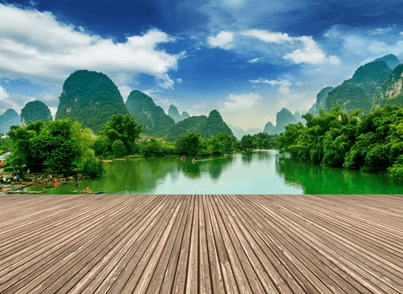
#> input picture opencv/Assets/Scenery.png, 403 x 294 px
$ jupyter execute 03_Intro_to_Matplotlib.ipynb
#> lines starting #> are read from the running program, lines starting #| are printed output that depends on the picture
# Welcome to the tutorial on Matplotlib

---

### In this document, we'll talk about the following:
- Matplotlib

## Matplotlib

[Matplotlib](https://matplotlib.org/) is a comprehensive library primarily used for creating static, animated, and interactive visualizations.
We generally import Matplotlib with the following line:

[cell 1]
from matplotlib import pyplot as plt

We also include OpenCV and NumPy packages here:

[cell 2]
import numpy as np
import cv2

### Some frequently used functions are:

#### `plt.plot([x], y [,fmt])`
##### Parameters
**x(Optional)**: X coordinates of the plot points
**y**: Y coordinates of the plot points
**fmt(Optional)**: Format strings to format the look of the graph

[cell 3]
plt.plot([2,4,8,16,32,64])
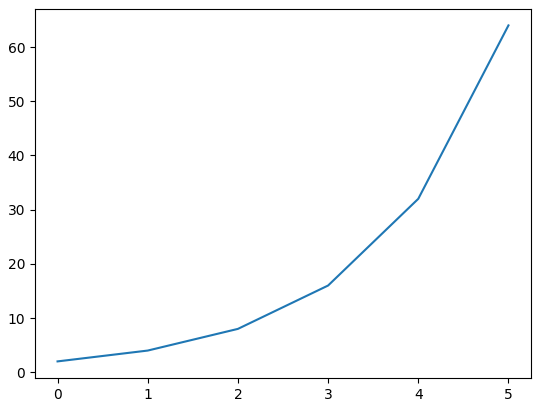
#> figure drawn by matplotlib, 1 panel

We can use Line2D properties for more control on the appearance. Some useful Line2D properties are:

|        Property | Description or Values           |
| --------------: | :------------------------------ |
|        animated | `bool`                          |
|           color | Color of the graph line         |
|   dash_capstyle | _'butt', 'round', 'projecting'_ |
|  dash_joinstyle | _'miter', 'round', 'bevel'_     |
|            data | `(2, N) array or two 1D arrays` |
| linestyle or ls | _'-', '--', '-.', ':', ''_      |
|       linewidth | `float`                         |

You can see a list of all the properties by following [this link](https://matplotlib.org/api/_as_gen/matplotlib.lines.Line2D.html#matplotlib.lines.Line2D).

[cell 4]
plt.plot([0,1,2,3,4,5], [2,4,8,16,32,64], color="green", linestyle=':', linewidth=5.0)

#### `plt.xlabel(xlabel)`
##### Parameters
**xlabel**: Text for the X axis Label

#### `plt.ylabel(ylabel)`
##### Parameters
**ylabel**: Text for the Y axis Label

#### `plt.show()`
Displays all open figures.

#### `plt.imshow(src [,aspect,  cmap] )`
We will be often using NumPy arrays throughout this course. So it is helpful to visualize images using NumPy array. These functions will help us in this regard.
##### Parameters
**src**: source image in numpy array format
**aspect (optional)**: Set the aspect ratio of the displayed image. Can be either of the following:
- equal - Ensures an aspect ratio of 1
- auto  - The axes is kept fixed and the aspect is adjusted so that the data fit in the axes

**cmap (optional)**: Set the Colormap instance. The some commonly used cmap value are:
- "hot"
- "grey"
- "blues"
- "cool"

Full list of possible cmap values can be found by following [this link](https://matplotlib.org/3.1.0/tutorials/colors/colormaps.html).

Let's try loading an image through cv2 and displaying it.
**Note: If you don't understand the `cv2` functions, worry not! They are explained in the respective Notebooks.**

[cell 5]
img = cv2.imread('./Assets/Scenery.png')
#> img is the input picture: shape (294, 403, 3); mean B, G, R 124.4, 136.8, 116.6
plt.imshow(img)
plt.colorbar()
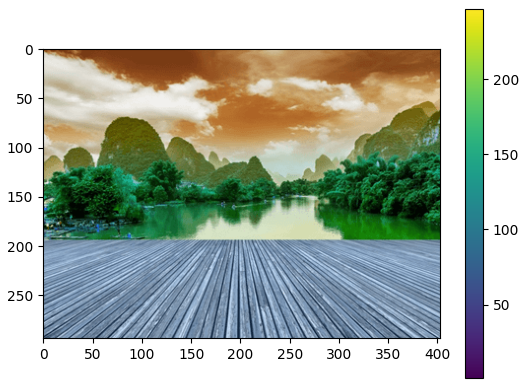
#> figure drawn by matplotlib, 2 panels; B, G, R data is drawn as R, G, B

**Note: `plt.colorbar()` adds a color bar next to the plot. It's helpful to have an idea of what value a color represents.**

#### `plt.savefig( fname [, dpi=None, orientation='portrait', quality,  format=None, transparent=False,]   )`
This function is to be used when an image is read using `cv2.imread()` and the color space is changed using `cv2.cvtColor()`. For an elaborate explanation please check the OpenCV notebook section `cv2.imwrite()`
##### Parameters
**fname**: File name of the saved image
**dpi (optional)**: The resolution in dots per inch.
**orientation (optional)**: *'landscape', 'portrait'*
**quality (optional)**: The image quality, on a scale from 1 (worst) to 95 (best). Lower quality helps in reducing file size
**format (optional)**: The file format, e.g. 'png', 'pdf', 'svg', etc, When this is not set, it is assumed from fname

## Figures and Subplots

So far we've worked on a single plot at a time. But there are instances where we need to plot various plots next to each other to compare them or see the various outputs. Well, Matplotlib can do that too!! Let's check it out.

Some things we'll be using to plot multiple plots:
- Figure: You can think of figure as a Canvas. You can plot various things on a Figure. We'll be using it to add several subplots
- Subplot: In Real Life, we need to buy plots before we build a house. Similarly, before plot an image, we need to make subplots within the given figure.

#### `plt.figure( [num=None, figsize=None, dpi=None, facecolor=None, edgecolor=None] )`
##### Parameters
**num(Optional)**: `int` or `string`. A unique identifier for the figure.
**figsize(Optional)**: `( float, float)` Width, height in inches.
**dpi(Optional)**: `float` The resolution of the figure in dots-per-inch.
**facecolor(Optional)**: The background color of the figure
**edgecolor(Optional)**: The border color of the figure

#### *figure*`.add_subplot( position )`
##### Parameters
The position of the subplot is commonly passed in the following ways:
1. Three integers (nrows, ncols, index) where
    - nrows is number of rows and ncols is number of columns in the grid
    - index is position on the grid that the subplot will be placed in
2. A 3-digit integer. The digits are interpreted as if given separately as three single-digit integers. For example, if the integer given is `235` it is interpreted as `(2, 3, 5)` and the above rules apply.

Below some commands are written in a single line seperated by a semicolon `;`. This prevents the output of the function being displayed. The effect will be the same if written out in seperate lines.

[cell 6]
fig=plt.figure(figsize=(8,8))
rows = 2
columns = 2


img = np.random.randint(10, size=(9, 9))

fig.add_subplot(rows, columns, 1)
plt.imshow(img); plt.axis('off'); plt.title("Original")

fig.add_subplot(rows, columns, 2)
plt.imshow(img, cmap="hot"); plt.axis('off'); plt.title("Hot")

fig.add_subplot(rows, columns, 3)
plt.imshow(img, cmap="cool"); plt.axis('off'); plt.title("Cool")

fig.add_subplot(rows, columns, 4)
plt.imshow(img, cmap="Blues"); plt.axis('off'); plt.title("Blues")

plt.show()
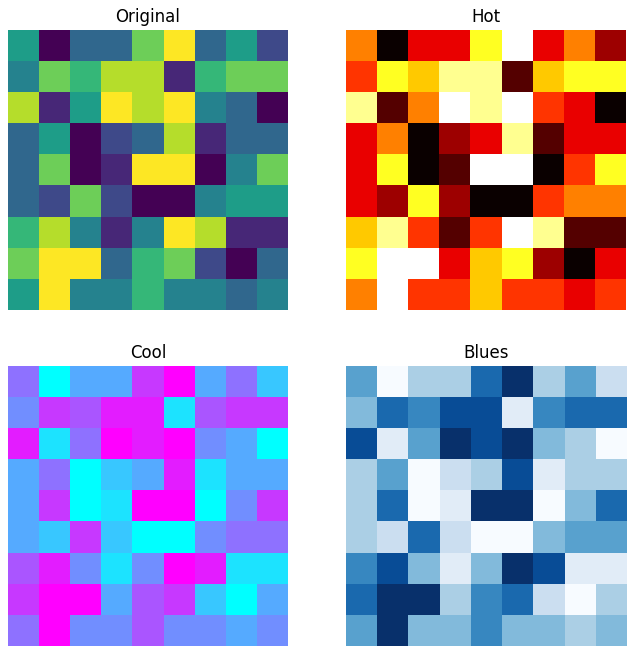
#> figure drawn by matplotlib, 4 panels
